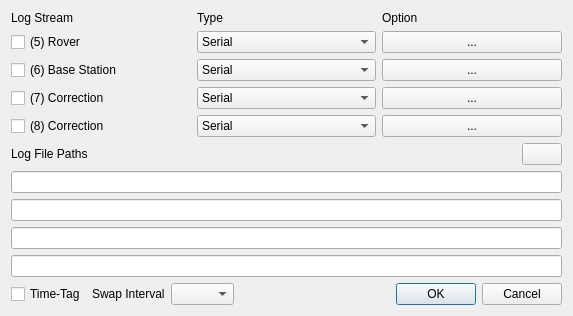
<?xml version="1.0" encoding="UTF-8"?>
<ui version="4.0">
 <class>LogStrDialog</class>
 <widget class="QWidget" name="LogStrDialog">
  <property name="geometry">
   <rect>
    <x>0</x>
    <y>0</y>
    <width>573</width>
    <height>290</height>
   </rect>
  </property>
  <property name="windowTitle">
   <string>Log Streams</string>
  </property>
  <layout class="QGridLayout" name="gridLayout">
   <item row="2" column="0">
    <widget class="QWidget" name="widget_3" native="true">
     <layout class="QHBoxLayout" name="horizontalLayout">
      <property name="leftMargin">
       <number>0</number>
      </property>
      <property name="topMargin">
       <number>0</number>
      </property>
      <property name="rightMargin">
       <number>0</number>
      </property>
      <property name="bottomMargin">
       <number>0</number>
      </property>
      <item>
       <widget class="QCheckBox" name="cBTimeTag">
        <property name="toolTip">
         <string>Generate time-tags</string>
        </property>
        <property name="text">
         <string>Time-Tag</string>
        </property>
       </widget>
      </item>
      <item>
       <widget class="QLabel" name="lblSwapInterval">
        <property name="text">
         <string>Swap Interval</string>
        </property>
        <property name="buddy">
         <cstring>cBSwapInterval</cstring>
        </property>
       </widget>
      </item>
      <item>
       <widget class="QComboBox" name="cBSwapInterval">
        <property name="toolTip">
         <string>Select swap interval for output data. Use specific keys (see &quot;?&quot; button) in the file path to generate unique filenames.</string>
        </property>
        <item>
         <property name="text">
          <string/>
         </property>
        </item>
        <item>
         <property name="text">
          <string>0.25 h</string>
         </property>
        </item>
        <item>
         <property name="text">
          <string>0.5 h</string>
         </property>
        </item>
        <item>
         <property name="text">
          <string>1 h</string>
         </property>
        </item>
        <item>
         <property name="text">
          <string>3 h</string>
         </property>
        </item>
        <item>
         <property name="text">
          <string>6 h</string>
         </property>
        </item>
        <item>
         <property name="text">
          <string>12 h</string>
         </property>
        </item>
        <item>
         <property name="text">
          <string>24 h</string>
         </property>
        </item>
       </widget>
      </item>
     </layout>
    </widget>
   </item>
   <item row="1" column="0" colspan="2">
    <widget class="QWidget" name="widget_2" native="true">
     <layout class="QGridLayout" name="gridLayout_3">
      <property name="leftMargin">
       <number>0</number>
      </property>
      <property name="topMargin">
       <number>0</number>
      </property>
      <property name="rightMargin">
       <number>0</number>
      </property>
      <property name="bottomMargin">
       <number>0</number>
      </property>
      <item row="0" column="0">
       <widget class="QLabel" name="lblF1">
        <property name="text">
         <string>Log File Paths</string>
        </property>
        <property name="buddy">
         <cstring>lEFilePath1</cstring>
        </property>
       </widget>
      </item>
      <item row="0" column="1">
       <widget class="QPushButton" name="btnKey">
        <property name="sizePolicy">
         <sizepolicy hsizetype="Fixed" vsizetype="Fixed">
          <horstretch>0</horstretch>
          <verstretch>0</verstretch>
         </sizepolicy>
        </property>
        <property name="toolTip">
         <string>Show placeholder keys</string>
        </property>
        <property name="icon">
         <iconset resource="../icon/resources.qrc">
          <normaloff>:/buttons/key</normaloff>:/buttons/key</iconset>
        </property>
       </widget>
      </item>
      <item row="1" column="0" colspan="2">
       <widget class="QLineEdit" name="lEFilePath1">
        <property name="toolTip">
         <string>Specify file name for rover log data</string>
        </property>
       </widget>
      </item>
      <item row="2" column="0" colspan="2">
       <widget class="QLineEdit" name="lEFilePath2">
        <property name="toolTip">
         <string>Specify file name for base station log data</string>
        </property>
       </widget>
      </item>
      <item row="3" column="0" colspan="2">
       <widget class="QLineEdit" name="lEFilePath3">
        <property name="toolTip">
         <string>Specify file name for correction log data</string>
        </property>
       </widget>
      </item>
      <item row="4" column="0" colspan="2">
       <widget class="QLineEdit" name="lEFilePath4">
        <property name="toolTip">
         <string>Specify file name for correction log data</string>
        </property>
       </widget>
      </item>
     </layout>
    </widget>
   </item>
   <item row="2" column="1">
    <widget class="QDialogButtonBox" name="buttonBox">
     <property name="standardButtons">
      <set>QDialogButtonBox::Cancel|QDialogButtonBox::Ok</set>
     </property>
    </widget>
   </item>
   <item row="0" column="0" colspan="2">
    <widget class="QWidget" name="widget" native="true">
     <layout class="QGridLayout" name="gridLayout_2">
      <property name="leftMargin">
       <number>0</number>
      </property>
      <property name="topMargin">
       <number>0</number>
      </property>
      <property name="rightMargin">
       <number>0</number>
      </property>
      <property name="bottomMargin">
       <number>0</number>
      </property>
      <item row="1" column="0">
       <widget class="QCheckBox" name="cBStream1C">
        <property name="toolTip">
         <string>Enable rover data stream logging</string>
        </property>
        <property name="text">
         <string>(5) Rover</string>
        </property>
       </widget>
      </item>
      <item row="0" column="0">
       <widget class="QLabel" name="lblLogStream">
        <property name="text">
         <string>Log Stream</string>
        </property>
        <property name="buddy">
         <cstring>cBStream1C</cstring>
        </property>
       </widget>
      </item>
      <item row="0" column="1">
       <widget class="QLabel" name="lblLogType">
        <property name="text">
         <string>Type</string>
        </property>
        <property name="buddy">
         <cstring>cBStream1</cstring>
        </property>
       </widget>
      </item>
      <item row="2" column="0">
       <widget class="QCheckBox" name="cBStream2C">
        <property name="toolTip">
         <string>Enable base station data stream logging</string>
        </property>
        <property name="text">
         <string>(6) Base Station</string>
        </property>
       </widget>
      </item>
      <item row="0" column="2">
       <widget class="QLabel" name="lblLogOption">
        <property name="text">
         <string>Option</string>
        </property>
        <property name="buddy">
         <cstring>btnStream1</cstring>
        </property>
       </widget>
      </item>
      <item row="3" column="0">
       <widget class="QCheckBox" name="cBStream3C">
        <property name="toolTip">
         <string>Enable correction data stream logging</string>
        </property>
        <property name="text">
         <string>(7) Correction</string>
        </property>
       </widget>
      </item>
      <item row="1" column="1">
       <widget class="QComboBox" name="cBStream1">
        <property name="toolTip">
         <string>Select log stream type for rover</string>
        </property>
        <item>
         <property name="text">
          <string>Serial</string>
         </property>
        </item>
        <item>
         <property name="text">
          <string>TCP Client</string>
         </property>
        </item>
        <item>
         <property name="text">
          <string>TCP Server</string>
         </property>
        </item>
        <item>
         <property name="text">
          <string>NTRIP Source</string>
         </property>
        </item>
        <item>
         <property name="text">
          <string>NTRIP Caster</string>
         </property>
        </item>
        <item>
         <property name="text">
          <string>File</string>
         </property>
        </item>
       </widget>
      </item>
      <item row="2" column="1">
       <widget class="QComboBox" name="cBStream2">
        <property name="toolTip">
         <string>Select log stream type for base station</string>
        </property>
        <item>
         <property name="text">
          <string>Serial</string>
         </property>
        </item>
        <item>
         <property name="text">
          <string>TCP Client</string>
         </property>
        </item>
        <item>
         <property name="text">
          <string>TCP Server</string>
         </property>
        </item>
        <item>
         <property name="text">
          <string>NTRIP Source</string>
         </property>
        </item>
        <item>
         <property name="text">
          <string>NTRIP Caster</string>
         </property>
        </item>
        <item>
         <property name="text">
          <string>File</string>
         </property>
        </item>
       </widget>
      </item>
      <item row="3" column="1">
       <widget class="QComboBox" name="cBStream3">
        <property name="toolTip">
         <string>Select log stream type for correction data</string>
        </property>
        <item>
         <property name="text">
          <string>Serial</string>
         </property>
        </item>
        <item>
         <property name="text">
          <string>TCP Client</string>
         </property>
        </item>
        <item>
         <property name="text">
          <string>TCP Server</string>
         </property>
        </item>
        <item>
         <property name="text">
          <string>NTRIP Source</string>
         </property>
        </item>
        <item>
         <property name="text">
          <string>NTRIP Caster</string>
         </property>
        </item>
        <item>
         <property name="text">
          <string>File</string>
         </property>
        </item>
       </widget>
      </item>
      <item row="1" column="2">
       <widget class="QPushButton" name="btnStream1">
        <property name="toolTip">
         <string>Select options for the rover log data stream</string>
        </property>
        <property name="text">
         <string>...</string>
        </property>
       </widget>
      </item>
      <item row="2" column="2">
       <widget class="QPushButton" name="btnStream2">
        <property name="toolTip">
         <string>Select options for the base station log data stream</string>
        </property>
        <property name="text">
         <string>...</string>
        </property>
       </widget>
      </item>
      <item row="3" column="2">
       <widget class="QPushButton" name="btnStream3">
        <property name="toolTip">
         <string>Select options for the correction log data stream</string>
        </property>
        <property name="text">
         <string>...</string>
        </property>
       </widget>
      </item>
      <item row="4" column="0">
       <widget class="QCheckBox" name="cBStream4C">
        <property name="toolTip">
         <string>Enable correction data stream logging</string>
        </property>
        <property name="text">
         <string>(8) Correction</string>
        </property>
       </widget>
      </item>
      <item row="4" column="1">
       <widget class="QComboBox" name="cBStream4">
        <property name="toolTip">
         <string>Select log stream type for correction data</string>
        </property>
        <item>
         <property name="text">
          <string>Serial</string>
         </property>
        </item>
        <item>
         <property name="text">
          <string>TCP Client</string>
         </property>
        </item>
        <item>
         <property name="text">
          <string>TCP Server</string>
         </property>
        </item>
        <item>
         <property name="text">
          <string>NTRIP Source</string>
         </property>
        </item>
        <item>
         <property name="text">
          <string>NTRIP Caster</string>
         </property>
        </item>
        <item>
         <property name="text">
          <string>File</string>
         </property>
        </item>
       </widget>
      </item>
      <item row="4" column="2">
       <widget class="QPushButton" name="btnStream4">
        <property name="toolTip">
         <string>Select options for the correction log data stream</string>
        </property>
        <property name="text">
         <string>...</string>
        </property>
       </widget>
      </item>
    </layout>
    </widget>
   </item>
  </layout>
 </widget>
 <tabstops>
  <tabstop>cBStream1C</tabstop>
  <tabstop>cBStream1</tabstop>
  <tabstop>btnStream1</tabstop>
  <tabstop>cBStream2C</tabstop>
  <tabstop>cBStream2</tabstop>
  <tabstop>btnStream2</tabstop>
  <tabstop>cBStream3C</tabstop>
  <tabstop>cBStream3</tabstop>
  <tabstop>btnStream3</tabstop>
  <tabstop>cBStream4C</tabstop>
  <tabstop>cBStream4</tabstop>
  <tabstop>btnStream4</tabstop>
  <tabstop>btnKey</tabstop>
  <tabstop>lEFilePath1</tabstop>
  <tabstop>lEFilePath2</tabstop>
  <tabstop>lEFilePath3</tabstop>
  <tabstop>lEFilePath4</tabstop>
  <tabstop>cBTimeTag</tabstop>
  <tabstop>cBSwapInterval</tabstop>
 </tabstops>
 <resources>
  <include location="../icon/resources.qrc"/>
 </resources>
 <connections/>
</ui>
